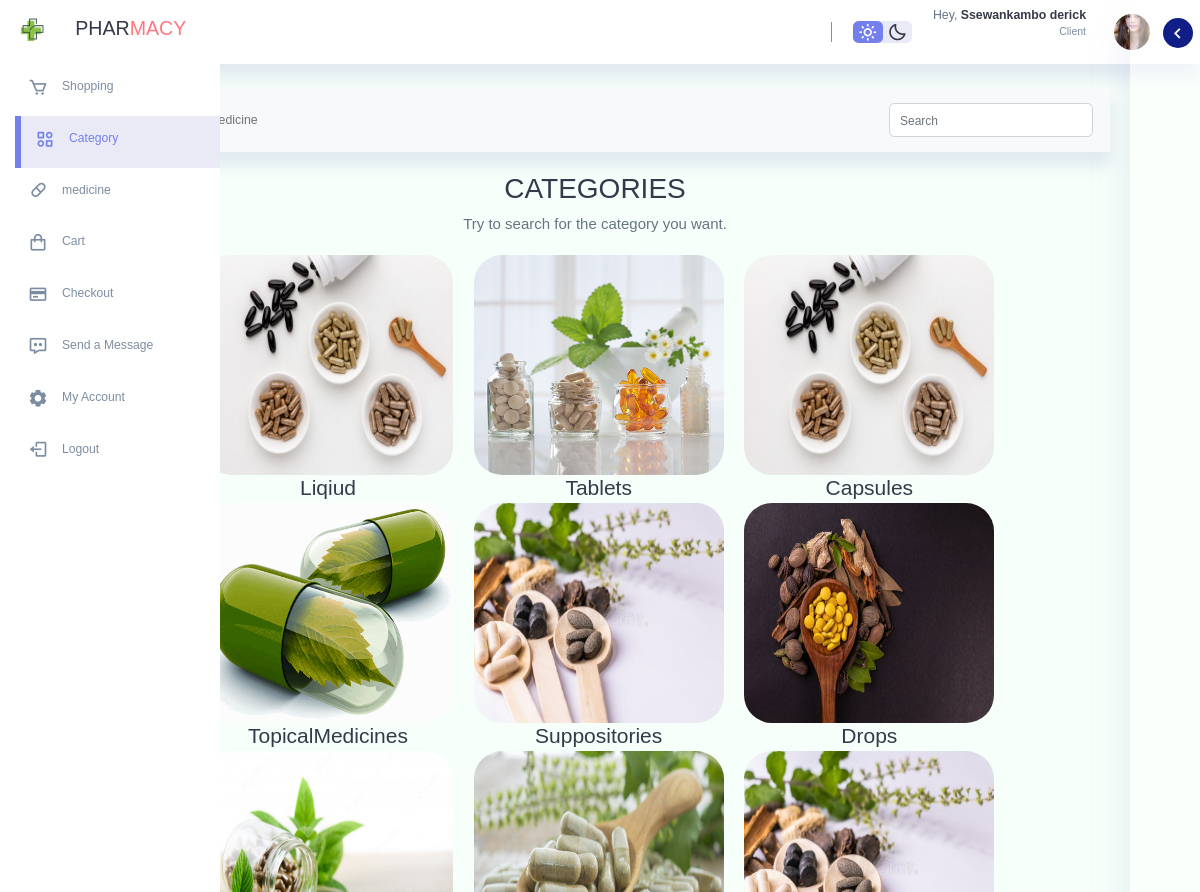
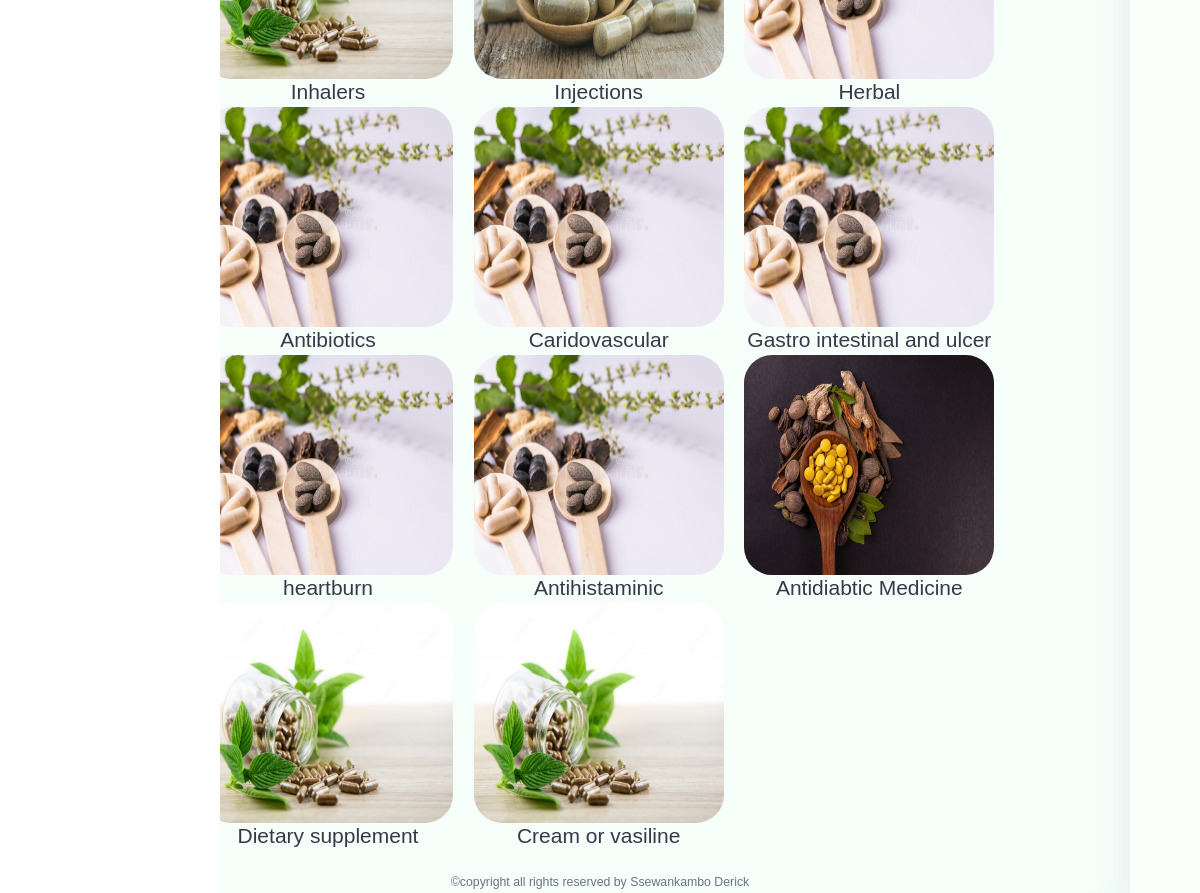
The page /Client/category.php (signed in) on the database its author committed (2 pictures, top to bottom).
### tables this page shows
CREATE TABLE `tbl_users` (
  `id` int(11) NOT NULL,
  `name` varchar(255) NOT NULL,
  `email` varchar(255) NOT NULL,
  `address` varchar(255) NOT NULL,
  `contact` varchar(20) NOT NULL,
  `image` varchar(255) NOT NULL,
  `password` varchar(255) NOT NULL,
  `email_verified_at` datetime DEFAULT NULL,
  `verification_code` text NOT NULL
);

CREATE TABLE `tbl_category` (
  `id` int(11) NOT NULL,
  `name` varchar(50) NOT NULL,
  `image` varchar(255) NOT NULL,
  `active` varchar(14) NOT NULL,
  `featured` varchar(5) NOT NULL,
  `date` datetime NOT NULL DEFAULT current_timestamp()
);

### Client/category.php (the view, shortened to what this page needs)
<?php include('./partials/menu.php'); ?>
<div class="contain">
    <nav class="navbar navbar-expand-lg bg-light">
        <div class="container bg-light">
            <div class="collapse navbar-collapse" id="navbarSupportedContent">
                <ul class="navbar-nav me-auto mb-2 mb-lg-0">
                    <li class="nav-item">
                        <a class="nav-link" href="<?php echo SITEURL; ?>shopping.php">Home</a>
                    </li>
                    <li class="nav-item">
                        <a class="nav-link" href="<?php echo SITEURL; ?>category.php">Category</a>
                    </li>
                    <li class="nav-item">
                        <a class="nav-link" href="<?php echo SITEURL; ?>medicine.php">Medicine</a>
                    </li>
                </ul>
                <form class="d-flex" method="GET">
                    <input class="form-control me-2" id="searchCategory" placeholder="Search">
                </form>
            </div>
        </div>
    </nav>
    <div class="category-page page">
        <h2 class="start">CATEGORIES</h2>
        <p style="text-align: center; font-size: 15px;">Try to search for the category you want.</p>
        <div class="combine">
            <?php
   $stmt = $conn->prepare("select * from tbl_category WHERE active='Yes';");
   $stmt->execute();
   $result = $stmt->get_result();
   while($row = $result->fetch_assoc()):
      $image = '';
      if ($row["image"] != '') {
          $image = '<img style="width: 100%; height: 100%; border-radius: var(--card-border-radius);"
           src="../Admin/Category_images/' . $row["image"] . '" />';
      } else {
          $image = '<div style="color: #ff4757;">Image not Added.</div>';
      }
   ?>
            <a href="<?php echo SITEURL; ?>category-medicine.php?category=<?= $row['id']; ?>">
                <div class="float">
                    <?= $image; ?>
                    <h4 class="inside"><?= $row['name'] ?></h4>
                </div>
            </a>
            <?php endwhile; ?>
        </div>
    </div>
</div>
</main>
</section>
<footer class="footer">
    <div class="last">
        <p>&copy;copyright all rights reserved by Ssewankambo Derick</p>
    </div>
</footer>
</body>
</html>

### Client/partials/menu.php (shortened to what this page needs)
<?php
$user_id = $_SESSION['user_id'];
?>
<?php include("config/config.php"); ?>
<!DOCTYPE html>
<html lang="en">
<head>
    <link rel="stylesheet" href="https://unpkg.com/boxicons@2.0.9/css/boxicons.min.css">
    <link rel="stylesheet" href="./bootstrap/css/bootstrap.min.css">
    <link rel="stylesheet" href="./assets/datatables.min.css">
    <link rel="stylesheet" href="./assets/style.css">
    <link rel="stylesheet" href="./assets/responsive.dataTables.min.css">
    <link rel="stylesheet" href="./assets/sweetalert.min.css">
</head>
<body>
    <section id="sidebar" class="hide">
            <div class="logo brand">
                <img class="icon" src="image/images.png">
                <h2 class="h2">PHAR<span class="danger">MACY</span></h2>
            </div>
            <div class="sidebar">
                <a href="<?php echo SITEURL; ?>shopping.php" class="act">
                    <span><i class="bx bx-cart"></i></span>
                    <h3 class="h3">Shopping</h3>
                </a>
                <a href="<?php echo SITEURL; ?>category.php" class="act">
                    <span><i class="bx bx-category-alt"></i></span>
                    <h3 class="h3">Category</h3>
                </a>
                <a href="<?php echo SITEURL; ?>medicine.php" class="act">
                    <span><i class="bx bx-capsule"></i></span>
                    <h3 class="h3">medicine</h3>
                </a>
                <a href="<?php echo SITEURL; ?>Cart.php" class="act">
                    <span><i class="bx bx-shopping-bag"></i></span>
                    <h3 class="h3">Cart</h3>
                </a>
                <a href="<?php echo SITEURL; ?>checkout.php" class="act">
                    <span><i class="bx bx-credit-card"></i></span>
                    <h3 class="h3">Checkout</h3>
                </a>
                <a href="<?php echo SITEURL; ?>message.php" class="act">
                    <span><i class="bx bx-message-dots"></i></span>
                    <h3 class="h3">Send a Message</h3>
                </a>
                <a href="<?php echo SITEURL; ?>settings.php" class="act">
                    <span><i class="bx bxs-cog"></i></span>
                    <h3 class="h3">My Account</h3>
                </a>
                <a href="?logout=<?php echo $user_id; ?>">
                    <span><i class="bx bx-log-out"></i></span>
                    <h3 class="h3">Logout</h3>
                </a>
            </div>
    </section>
    <section id="content">
        <nav>
           <div class="push-left"> <i class="bx bx-menu toggle-sidebar"> </i></div>
            <div class="top">
                <div class="theme-toggler">
                   <span class="active"><i class="bx bx-sun"></i></span>
                   <span><i class="bx bx-moon"></i></span>
                </div>
                <div class="profile">
                <?php
                    $select = mysqli_query($conn, "SELECT * FROM `tbl_users` WHERE id = '$user_id'") or die('query failed');
                    if(mysqli_num_rows($select) > 0){
                        $fetch = mysqli_fetch_assoc($select);
                    }
                ?>
                    <div class="info">
                        <p  style="margin-bottom: 1rem;">Hey, <b><?php echo $fetch['name']; ?></b></p>
                        <small class="text-muted1">Client</small>
                    </div>
                    <div class="profile-photo">
                        <?php
                    if($fetch['image'] == ''){
                        echo '<img src="image/default-avatar.png">';
                    }else{
                        echo '<img src="uploaded_img/'.$fetch['image'].'">';
                    }
                    ?>
                    </div>
                </div>
            </div>
        </nav>
        <main>
            <div class="rightbar close">
                <header>
                    <i class="bx bx-chevron-left toggle"></i>
                </header>
                    </div>

### rows shown on the page
tbl_users: name "Ssewankambo derick", image (picture)
tbl_category: image (picture), name "Liqiud"
tbl_category: image (picture), name "Tablets"
tbl_category: image (picture), name "Capsules"
tbl_category: image (picture), name "TopicalMedicines"
tbl_category: image (picture), name "Suppositories"
tbl_category: image (picture), name "Drops"
tbl_category: image (picture), name "Inhalers"
tbl_category: image (picture), name "Injections"
tbl_category: image (picture), name "Herbal"
tbl_category: image (picture), name "Antibiotics"
tbl_category: image (picture), name "Caridovascular"
tbl_category: image (picture), name "Gastro intestinal and ulcer"
tbl_category: image (picture), name "heartburn"
tbl_category: image (picture), name "Antihistaminic…"
tbl_category: image (picture), name "Antidiabtic Medicine"
tbl_category: image (picture), name "Dietary supplement"
tbl_category: image (picture), name "Cream or vasiline"
